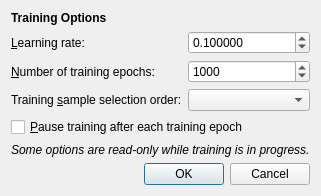
<?xml version="1.0" encoding="UTF-8"?>
<ui version="4.0">
 <class>KohonenTrainingOptionsDialog</class>
 <widget class="QDialog" name="KohonenTrainingOptionsDialog">
  <property name="windowModality">
   <enum>Qt::WindowModal</enum>
  </property>
  <property name="geometry">
   <rect>
    <x>0</x>
    <y>0</y>
    <width>387</width>
    <height>201</height>
   </rect>
  </property>
  <property name="windowTitle">
   <string>Training Options</string>
  </property>
  <layout class="QVBoxLayout" name="verticalLayout">
   <property name="sizeConstraint">
    <enum>QLayout::SetFixedSize</enum>
   </property>
   <item>
    <layout class="QFormLayout" name="formLayout">
     <item row="0" column="0">
      <widget class="QLabel" name="labelHeadingTrainingOptions">
       <property name="font">
        <font>
         <weight>75</weight>
         <bold>true</bold>
        </font>
       </property>
       <property name="text">
        <string>Training Options</string>
       </property>
      </widget>
     </item>
     <item row="1" column="0">
      <widget class="QLabel" name="labelLearningRate">
       <property name="text">
        <string>&amp;Learning rate:</string>
       </property>
       <property name="buddy">
        <cstring>editLearningRate</cstring>
       </property>
      </widget>
     </item>
     <item row="1" column="1">
      <widget class="QDoubleSpinBox" name="editLearningRate">
       <property name="decimals">
        <number>6</number>
       </property>
       <property name="minimum">
        <double>0.000001000000000</double>
       </property>
       <property name="maximum">
        <double>1.000000000000000</double>
       </property>
       <property name="singleStep">
        <double>0.100000000000000</double>
       </property>
       <property name="value">
        <double>0.100000000000000</double>
       </property>
      </widget>
     </item>
     <item row="2" column="0">
      <widget class="QLabel" name="labelMaxEpochs">
       <property name="text">
        <string>&amp;Number of training epochs:</string>
       </property>
       <property name="buddy">
        <cstring>editMaxEpochs</cstring>
       </property>
      </widget>
     </item>
     <item row="2" column="1">
      <widget class="QSpinBox" name="editMaxEpochs">
       <property name="minimum">
        <number>1</number>
       </property>
       <property name="maximum">
        <number>1000000</number>
       </property>
       <property name="value">
        <number>1000</number>
       </property>
      </widget>
     </item>
     <item row="3" column="0">
      <widget class="QLabel" name="labelTrainingSampleSelectionOrder">
       <property name="text">
        <string>Training &amp;sample selection order:</string>
       </property>
       <property name="buddy">
        <cstring>comboBoxSampleSelectionOrder</cstring>
       </property>
      </widget>
     </item>
     <item row="3" column="1">
      <widget class="QComboBox" name="comboBoxSampleSelectionOrder"/>
     </item>
     <item row="4" column="0" colspan="2">
      <widget class="QCheckBox" name="checkBoxPauseAfterSample">
       <property name="text">
        <string>&amp;Pause training after each training epoch</string>
       </property>
      </widget>
     </item>
    </layout>
   </item>
   <item>
    <widget class="QLabel" name="labelTraining">
     <property name="font">
      <font>
       <italic>true</italic>
      </font>
     </property>
     <property name="text">
      <string>Some options are read-only while training is in progress.</string>
     </property>
    </widget>
   </item>
   <item>
    <widget class="QDialogButtonBox" name="buttonBox">
     <property name="orientation">
      <enum>Qt::Horizontal</enum>
     </property>
     <property name="standardButtons">
      <set>QDialogButtonBox::Cancel|QDialogButtonBox::Ok</set>
     </property>
    </widget>
   </item>
  </layout>
 </widget>
 <resources/>
 <connections>
  <connection>
   <sender>buttonBox</sender>
   <signal>accepted()</signal>
   <receiver>KohonenTrainingOptionsDialog</receiver>
   <slot>accept()</slot>
   <hints>
    <hint type="sourcelabel">
     <x>257</x>
     <y>290</y>
    </hint>
    <hint type="destinationlabel">
     <x>157</x>
     <y>274</y>
    </hint>
   </hints>
  </connection>
  <connection>
   <sender>buttonBox</sender>
   <signal>rejected()</signal>
   <receiver>KohonenTrainingOptionsDialog</receiver>
   <slot>reject()</slot>
   <hints>
    <hint type="sourcelabel">
     <x>325</x>
     <y>290</y>
    </hint>
    <hint type="destinationlabel">
     <x>286</x>
     <y>274</y>
    </hint>
   </hints>
  </connection>
 </connections>
</ui>
